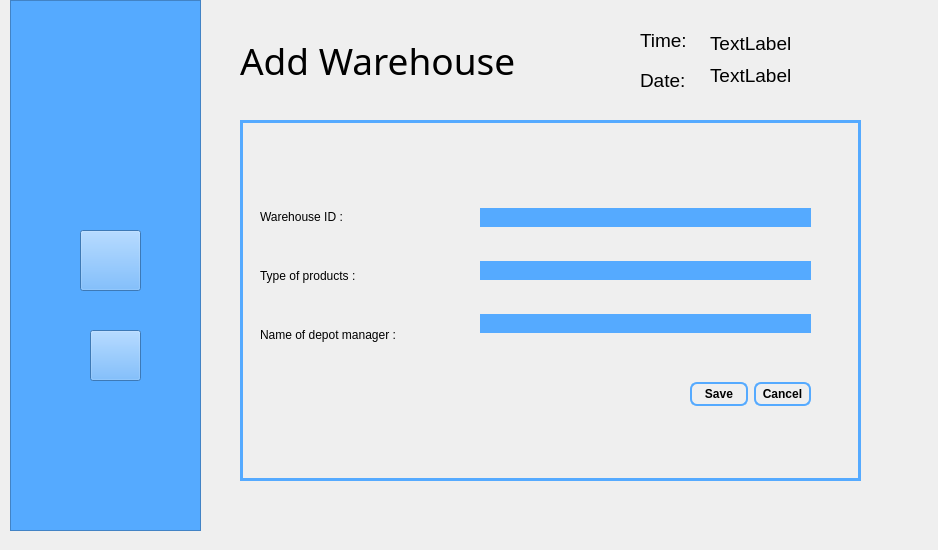
<?xml version="1.0" encoding="UTF-8"?>
<ui version="4.0">
 <class>warehouse</class>
 <widget class="QWidget" name="warehouse">
  <property name="geometry">
   <rect>
    <x>0</x>
    <y>0</y>
    <width>938</width>
    <height>550</height>
   </rect>
  </property>
  <property name="windowTitle">
   <string>Form</string>
  </property>
  <widget class="QStackedWidget" name="stackedWidget">
   <property name="geometry">
    <rect>
     <x>10</x>
     <y>0</y>
     <width>911</width>
     <height>531</height>
    </rect>
   </property>
   <property name="styleSheet">
    <string notr="true">QScrollBar::handle:vertical 
{
background-color:rgb(85,170,255);
border-top-left-radius:7px;
border-top-right-radius:7px;
subcontrol-position:top;
subcontrol-origin:margin;
}


QScrollBar::handle:horizental
{
background-color:rgb(255,152,207);
border-top-left-radius:7px;
border-top-right-radius:7px;
subcontrol-position:top;
subcontrol-origin:margin;
}




</string>
   </property>
   <property name="currentIndex">
    <number>4</number>
   </property>
   <widget class="QWidget" name="page">
    <widget class="QFrame" name="frame">
     <property name="geometry">
      <rect>
       <x>0</x>
       <y>0</y>
       <width>191</width>
       <height>531</height>
      </rect>
     </property>
     <property name="styleSheet">
      <string notr="true">#frame
{
background:rgb(85,170,255);
}</string>
     </property>
     <property name="frameShape">
      <enum>QFrame::StyledPanel</enum>
     </property>
     <property name="frameShadow">
      <enum>QFrame::Raised</enum>
     </property>
     <widget class="QLabel" name="labelLogo1">
      <property name="geometry">
       <rect>
        <x>10</x>
        <y>30</y>
        <width>171</width>
        <height>171</height>
       </rect>
      </property>
      <property name="styleSheet">
       <string notr="true">border-image:url(://img/floralloLogo.png);</string>
      </property>
      <property name="text">
       <string/>
      </property>
     </widget>
     <widget class="QPushButton" name="profile_1">
      <property name="geometry">
       <rect>
        <x>70</x>
        <y>230</y>
        <width>61</width>
        <height>61</height>
       </rect>
      </property>
      <property name="styleSheet">
       <string notr="true">#profile_1
{
   border-image:url(://img/profileIcon.png);
}

#profile_1:hover
{
  border-image:url(://img/profileIconHover.png);
}</string>
      </property>
      <property name="text">
       <string/>
      </property>
     </widget>
     <widget class="QPushButton" name="signOut_1">
      <property name="geometry">
       <rect>
        <x>80</x>
        <y>330</y>
        <width>51</width>
        <height>51</height>
       </rect>
      </property>
      <property name="styleSheet">
       <string notr="true">#signOut_1
{
   border-image:url(://img/signOut.png);
}

#signOut_1:hover
{
  border-image:url(://img/signOutHover.png);
}</string>
      </property>
      <property name="text">
       <string/>
      </property>
     </widget>
    </widget>
    <widget class="QFrame" name="frame_2">
     <property name="geometry">
      <rect>
       <x>210</x>
       <y>110</y>
       <width>601</width>
       <height>381</height>
      </rect>
     </property>
     <property name="styleSheet">
      <string notr="true">#frame_2
{
	border:4px solid rgb(85, 170, 255);
}</string>
     </property>
     <property name="frameShape">
      <enum>QFrame::StyledPanel</enum>
     </property>
     <property name="frameShadow">
      <enum>QFrame::Raised</enum>
     </property>
     <widget class="QPushButton" name="pushButton_AddNewWarehouse">
      <property name="geometry">
       <rect>
        <x>340</x>
        <y>50</y>
        <width>181</width>
        <height>23</height>
       </rect>
      </property>
      <property name="font">
       <font>
        <family>Arial</family>
        <pointsize>10</pointsize>
        <weight>75</weight>
        <bold>true</bold>
       </font>
      </property>
      <property name="styleSheet">
       <string notr="true">#pushButton_AddNewWarehouse
{
background-color: transparent;
border-width: 2px;
border-color: rgb(85,170,255);
border-style: solid;
border-radius: 10px;
padding: 3px;
padding-left: 5px;
padding-right: 5px;
}

#pushButton_AddNewWarehouse:hover
{
background: rgb(85,170,255);
}</string>
      </property>
      <property name="text">
       <string>Add New Warehouse</string>
      </property>
     </widget>
     <widget class="QListView" name="listView">
      <property name="geometry">
       <rect>
        <x>30</x>
        <y>20</y>
        <width>261</width>
        <height>331</height>
       </rect>
      </property>
     </widget>
     <widget class="QPushButton" name="LoadData">
      <property name="geometry">
       <rect>
        <x>390</x>
        <y>90</y>
        <width>91</width>
        <height>23</height>
       </rect>
      </property>
      <property name="font">
       <font>
        <family>Arial</family>
        <pointsize>10</pointsize>
        <weight>75</weight>
        <bold>true</bold>
       </font>
      </property>
      <property name="styleSheet">
       <string notr="true">#LoadData
{
background-color: transparent;
border-width: 2px;
border-color: rgb(85,170,255);
border-style: solid;
border-radius: 10px;
padding: 3px;
padding-left: 5px;
padding-right: 5px;
}

#LoadData:hover
{
background: rgb(85,170,255);
}</string>
      </property>
      <property name="text">
       <string>Load</string>
      </property>
     </widget>
    </widget>
    <widget class="QLabel" name="label_2">
     <property name="geometry">
      <rect>
       <x>210</x>
       <y>30</y>
       <width>361</width>
       <height>41</height>
      </rect>
     </property>
     <property name="font">
      <font>
       <family>Arial Rounded MT Bold</family>
       <pointsize>28</pointsize>
      </font>
     </property>
     <property name="text">
      <string>Warehouse List</string>
     </property>
    </widget>
    <widget class="QLabel" name="label_3">
     <property name="geometry">
      <rect>
       <x>610</x>
       <y>10</y>
       <width>61</width>
       <height>21</height>
      </rect>
     </property>
     <property name="font">
      <font>
       <pointsize>14</pointsize>
      </font>
     </property>
     <property name="text">
      <string>Time:</string>
     </property>
    </widget>
    <widget class="QLabel" name="label_4">
     <property name="geometry">
      <rect>
       <x>610</x>
       <y>50</y>
       <width>61</width>
       <height>21</height>
      </rect>
     </property>
     <property name="font">
      <font>
       <pointsize>14</pointsize>
      </font>
     </property>
     <property name="text">
      <string>Date:</string>
     </property>
    </widget>
    <widget class="QLabel" name="time">
     <property name="geometry">
      <rect>
       <x>680</x>
       <y>10</y>
       <width>151</width>
       <height>31</height>
      </rect>
     </property>
     <property name="font">
      <font>
       <pointsize>14</pointsize>
      </font>
     </property>
     <property name="text">
      <string>TextLabel</string>
     </property>
    </widget>
    <widget class="QLabel" name="date">
     <property name="geometry">
      <rect>
       <x>680</x>
       <y>50</y>
       <width>112</width>
       <height>31</height>
      </rect>
     </property>
     <property name="font">
      <font>
       <pointsize>14</pointsize>
      </font>
     </property>
     <property name="text">
      <string>TextLabel</string>
     </property>
    </widget>
   </widget>
   <widget class="QWidget" name="page_4">
    <widget class="QFrame" name="frame_7">
     <property name="geometry">
      <rect>
       <x>0</x>
       <y>0</y>
       <width>191</width>
       <height>531</height>
      </rect>
     </property>
     <property name="styleSheet">
      <string notr="true">background:rgb(85,170,255);</string>
     </property>
     <property name="frameShape">
      <enum>QFrame::StyledPanel</enum>
     </property>
     <property name="frameShadow">
      <enum>QFrame::Raised</enum>
     </property>
     <widget class="QLabel" name="labelLogo2">
      <property name="geometry">
       <rect>
        <x>10</x>
        <y>30</y>
        <width>171</width>
        <height>171</height>
       </rect>
      </property>
      <property name="styleSheet">
       <string notr="true">border-image:url(://img/floralloLogo.png);</string>
      </property>
      <property name="text">
       <string/>
      </property>
     </widget>
     <widget class="QPushButton" name="profile_2">
      <property name="geometry">
       <rect>
        <x>70</x>
        <y>230</y>
        <width>61</width>
        <height>61</height>
       </rect>
      </property>
      <property name="styleSheet">
       <string notr="true">#profile_2
{
   border-image:url(://img/profileIcon.png);
}

#profile_2:hover
{
  border-image:url(://img/profileIconHover.png);
}</string>
      </property>
      <property name="text">
       <string/>
      </property>
     </widget>
     <widget class="QPushButton" name="signOut_2">
      <property name="geometry">
       <rect>
        <x>80</x>
        <y>330</y>
        <width>51</width>
        <height>51</height>
       </rect>
      </property>
      <property name="styleSheet">
       <string notr="true">#signOut_2
{
   border-image:url(://img/signOut.png);
}

#signOut_2:hover
{
  border-image:url(://img/signOutHover.png);
}</string>
      </property>
      <property name="text">
       <string/>
      </property>
     </widget>
    </widget>
    <widget class="QLabel" name="label_11">
     <property name="geometry">
      <rect>
       <x>220</x>
       <y>120</y>
       <width>431</width>
       <height>61</height>
      </rect>
     </property>
     <property name="font">
      <font>
       <family>Arial Rounded MT Bold</family>
       <pointsize>28</pointsize>
      </font>
     </property>
     <property name="text">
      <string>View Warehouse :</string>
     </property>
    </widget>
    <widget class="QLabel" name="label_12">
     <property name="geometry">
      <rect>
       <x>520</x>
       <y>20</y>
       <width>61</width>
       <height>21</height>
      </rect>
     </property>
     <property name="font">
      <font>
       <pointsize>14</pointsize>
      </font>
     </property>
     <property name="text">
      <string>Time:</string>
     </property>
    </widget>
    <widget class="QLabel" name="label_13">
     <property name="geometry">
      <rect>
       <x>520</x>
       <y>50</y>
       <width>61</width>
       <height>21</height>
      </rect>
     </property>
     <property name="font">
      <font>
       <pointsize>14</pointsize>
      </font>
     </property>
     <property name="text">
      <string>Date:</string>
     </property>
    </widget>
    <widget class="QPushButton" name="pushButton_Return">
     <property name="geometry">
      <rect>
       <x>750</x>
       <y>450</y>
       <width>75</width>
       <height>23</height>
      </rect>
     </property>
     <property name="font">
      <font>
       <family>Arial</family>
       <pointsize>10</pointsize>
       <weight>75</weight>
       <bold>true</bold>
      </font>
     </property>
     <property name="styleSheet">
      <string notr="true">#pushButton_Return
{
background-color: transparent;
border-width: 2px;
border-color: rgb(85,170,255);
border-style: solid;
border-radius: 7;
padding: 3px;
padding-left: 5px;
padding-right: 5px;
}

#pushButton_Return:hover
{
background:rgb(85,170,255);
}</string>
     </property>
     <property name="text">
      <string>return</string>
     </property>
    </widget>
    <widget class="QLabel" name="time2">
     <property name="geometry">
      <rect>
       <x>610</x>
       <y>20</y>
       <width>151</width>
       <height>31</height>
      </rect>
     </property>
     <property name="font">
      <font>
       <pointsize>14</pointsize>
      </font>
     </property>
     <property name="text">
      <string>TextLabel</string>
     </property>
    </widget>
    <widget class="QLabel" name="date2">
     <property name="geometry">
      <rect>
       <x>610</x>
       <y>50</y>
       <width>112</width>
       <height>31</height>
      </rect>
     </property>
     <property name="font">
      <font>
       <pointsize>14</pointsize>
      </font>
     </property>
     <property name="text">
      <string>TextLabel</string>
     </property>
    </widget>
    <widget class="QTableView" name="tableView">
     <property name="geometry">
      <rect>
       <x>220</x>
       <y>200</y>
       <width>581</width>
       <height>141</height>
      </rect>
     </property>
     <property name="styleSheet">
      <string notr="true">border-image: url(:/img/Webp.net-resizeimage.jpg);
border-color: rgb(0, 170, 255);
font: 9pt &quot;Imprint MT Shadow&quot;;</string>
     </property>
    </widget>
   </widget>
   <widget class="QWidget" name="page_5"/>
   <widget class="QWidget" name="page_3">
    <widget class="QFrame" name="frame_5">
     <property name="geometry">
      <rect>
       <x>0</x>
       <y>0</y>
       <width>191</width>
       <height>531</height>
      </rect>
     </property>
     <property name="styleSheet">
      <string notr="true">background:rgb(85,170,255);</string>
     </property>
     <property name="frameShape">
      <enum>QFrame::StyledPanel</enum>
     </property>
     <property name="frameShadow">
      <enum>QFrame::Raised</enum>
     </property>
     <widget class="QLabel" name="labelLogo4">
      <property name="geometry">
       <rect>
        <x>10</x>
        <y>30</y>
        <width>171</width>
        <height>171</height>
       </rect>
      </property>
      <property name="styleSheet">
       <string notr="true">border-image:url(://img/floralloLogo.png);</string>
      </property>
      <property name="text">
       <string/>
      </property>
     </widget>
     <widget class="QPushButton" name="profile_4">
      <property name="geometry">
       <rect>
        <x>70</x>
        <y>230</y>
        <width>61</width>
        <height>61</height>
       </rect>
      </property>
      <property name="styleSheet">
       <string notr="true">#profile_4
{
   border-image:url(://img/profileIcon.png);
}

#profile_4:hover
{
  border-image:url(://img/profileIconHover.png);
}</string>
      </property>
      <property name="text">
       <string/>
      </property>
     </widget>
     <widget class="QPushButton" name="signOut_4">
      <property name="geometry">
       <rect>
        <x>80</x>
        <y>330</y>
        <width>51</width>
        <height>51</height>
       </rect>
      </property>
      <property name="styleSheet">
       <string notr="true">#signOut_4
{
   border-image:url(://img/signOut.png);
}

#signOut_4:hover
{
  border-image:url(://img/signOutHover.png);
}</string>
      </property>
      <property name="text">
       <string/>
      </property>
     </widget>
    </widget>
    <widget class="QFrame" name="frame_6">
     <property name="geometry">
      <rect>
       <x>240</x>
       <y>130</y>
       <width>591</width>
       <height>331</height>
      </rect>
     </property>
     <property name="styleSheet">
      <string notr="true">#frame_6
{
	border:3px solid rgb(85, 170, 255);
}</string>
     </property>
     <property name="frameShape">
      <enum>QFrame::StyledPanel</enum>
     </property>
     <property name="frameShadow">
      <enum>QFrame::Raised</enum>
     </property>
     <widget class="QWidget" name="layoutWidget">
      <property name="geometry">
       <rect>
        <x>30</x>
        <y>50</y>
        <width>141</width>
        <height>171</height>
       </rect>
      </property>
      <layout class="QVBoxLayout" name="verticalLayout_3">
       <item>
        <widget class="QLabel" name="label_23">
         <property name="text">
          <string>Warehouse ID</string>
         </property>
        </widget>
       </item>
       <item>
        <widget class="QLabel" name="label_21">
         <property name="text">
          <string>type of products</string>
         </property>
        </widget>
       </item>
       <item>
        <widget class="QLabel" name="label_22">
         <property name="text">
          <string>name of depot manager</string>
         </property>
        </widget>
       </item>
      </layout>
     </widget>
     <widget class="QWidget" name="layoutWidget">
      <property name="geometry">
       <rect>
        <x>200</x>
        <y>30</y>
        <width>321</width>
        <height>211</height>
       </rect>
      </property>
      <layout class="QVBoxLayout" name="verticalLayout_4">
       <item>
        <widget class="QLineEdit" name="lineEdit_IDWarehouseInput_2">
         <property name="font">
          <font>
           <pointsize>10</pointsize>
          </font>
         </property>
         <property name="styleSheet">
          <string notr="true">padding: 1px;
background: rgb(85,170,255);
border-radius: 10px;</string>
         </property>
        </widget>
       </item>
       <item>
        <widget class="QLineEdit" name="lineEdit_TypeOfProductInput_2">
         <property name="font">
          <font>
           <pointsize>10</pointsize>
          </font>
         </property>
         <property name="styleSheet">
          <string notr="true">padding: 1px;
background: rgb(85,170,255);
border-radius: 10px;</string>
         </property>
        </widget>
       </item>
       <item>
        <widget class="QLineEdit" name="lineEdit_NameWarehouseManagerInput_2">
         <property name="font">
          <font>
           <pointsize>10</pointsize>
          </font>
         </property>
         <property name="styleSheet">
          <string notr="true">padding: 1px;
background: rgb(85,170,255);
border-radius: 10px;</string>
         </property>
        </widget>
       </item>
      </layout>
     </widget>
     <widget class="QWidget" name="layoutWidget">
      <property name="geometry">
       <rect>
        <x>400</x>
        <y>250</y>
        <width>121</width>
        <height>29</height>
       </rect>
      </property>
      <layout class="QHBoxLayout" name="horizontalLayout_2">
       <item>
        <widget class="QPushButton" name="pushButton_SaveEditWarehouse">
         <property name="font">
          <font>
           <family>Arial</family>
           <pointsize>9</pointsize>
           <weight>75</weight>
           <bold>true</bold>
          </font>
         </property>
         <property name="styleSheet">
          <string notr="true">#pushButton_SaveEditWarehouse
{
background-color: transparent;
border-width: 2px;
border-color: rgb(85,170,255);
border-style: solid;
border-radius: 7;
padding: 3px;
padding-left: 5px;
padding-right: 5px;
}

#pushButton_SaveEditWarehouse:hover
{
background:rgb(85,170,255);
}</string>
         </property>
         <property name="text">
          <string>Save</string>
         </property>
        </widget>
       </item>
       <item>
        <widget class="QPushButton" name="pushButton_CancelEditWarehouse">
         <property name="font">
          <font>
           <family>Arial</family>
           <pointsize>9</pointsize>
           <weight>75</weight>
           <bold>true</bold>
          </font>
         </property>
         <property name="styleSheet">
          <string notr="true">#pushButton_CancelEditWarehouse
{
background-color: transparent;
border-width: 2px;
border-color: rgb(85,170,255);
border-style: solid;
border-radius: 7;
padding: 3px;
padding-left: 5px;
padding-right: 5px;
}

#pushButton_CancelEditWarehouse:hover
{
background:rgb(85,170,255);
}</string>
         </property>
         <property name="text">
          <string>Cancel</string>
         </property>
        </widget>
       </item>
      </layout>
     </widget>
    </widget>
    <widget class="QLabel" name="label_8">
     <property name="geometry">
      <rect>
       <x>230</x>
       <y>30</y>
       <width>391</width>
       <height>51</height>
      </rect>
     </property>
     <property name="font">
      <font>
       <family>Arial Rounded MT Bold</family>
       <pointsize>28</pointsize>
      </font>
     </property>
     <property name="text">
      <string>Edit Warehouse</string>
     </property>
    </widget>
    <widget class="QLabel" name="label_9">
     <property name="geometry">
      <rect>
       <x>620</x>
       <y>30</y>
       <width>61</width>
       <height>21</height>
      </rect>
     </property>
     <property name="font">
      <font>
       <pointsize>14</pointsize>
      </font>
     </property>
     <property name="text">
      <string>Time:</string>
     </property>
    </widget>
    <widget class="QLabel" name="label_10">
     <property name="geometry">
      <rect>
       <x>620</x>
       <y>60</y>
       <width>61</width>
       <height>21</height>
      </rect>
     </property>
     <property name="font">
      <font>
       <pointsize>14</pointsize>
      </font>
     </property>
     <property name="text">
      <string>Date:</string>
     </property>
    </widget>
    <widget class="QLabel" name="time3">
     <property name="geometry">
      <rect>
       <x>700</x>
       <y>20</y>
       <width>151</width>
       <height>31</height>
      </rect>
     </property>
     <property name="font">
      <font>
       <pointsize>14</pointsize>
      </font>
     </property>
     <property name="text">
      <string>TextLabel</string>
     </property>
    </widget>
    <widget class="QLabel" name="date3">
     <property name="geometry">
      <rect>
       <x>700</x>
       <y>50</y>
       <width>112</width>
       <height>31</height>
      </rect>
     </property>
     <property name="font">
      <font>
       <pointsize>14</pointsize>
      </font>
     </property>
     <property name="text">
      <string>TextLabel</string>
     </property>
    </widget>
   </widget>
   <widget class="QWidget" name="page_2">
    <widget class="QFrame" name="frame_3">
     <property name="geometry">
      <rect>
       <x>0</x>
       <y>0</y>
       <width>191</width>
       <height>531</height>
      </rect>
     </property>
     <property name="styleSheet">
      <string notr="true">background:rgb(85,170,255);</string>
     </property>
     <property name="frameShape">
      <enum>QFrame::StyledPanel</enum>
     </property>
     <property name="frameShadow">
      <enum>QFrame::Raised</enum>
     </property>
     <widget class="QLabel" name="labelLogo5">
      <property name="geometry">
       <rect>
        <x>10</x>
        <y>30</y>
        <width>171</width>
        <height>171</height>
       </rect>
      </property>
      <property name="styleSheet">
       <string notr="true">border-image:url(://img/floralloLogo.png);</string>
      </property>
      <property name="text">
       <string/>
      </property>
     </widget>
     <widget class="QPushButton" name="profile_5">
      <property name="geometry">
       <rect>
        <x>70</x>
        <y>230</y>
        <width>61</width>
        <height>61</height>
       </rect>
      </property>
      <property name="styleSheet">
       <string notr="true">#profile_5
{
   border-image:url(://img/profileIcon.png);
}

#profile_5:hover
{
  border-image:url(://img/profileIconHover.png);
}</string>
      </property>
      <property name="text">
       <string/>
      </property>
     </widget>
     <widget class="QPushButton" name="signOut_5">
      <property name="geometry">
       <rect>
        <x>80</x>
        <y>330</y>
        <width>51</width>
        <height>51</height>
       </rect>
      </property>
      <property name="styleSheet">
       <string notr="true">#signOut_5
{
   border-image:url(://img/signOut.png);
}

#signOut_5:hover
{
  border-image:url(://img/signOutHover.png);
}</string>
      </property>
      <property name="text">
       <string/>
      </property>
     </widget>
    </widget>
    <widget class="QFrame" name="frame_4">
     <property name="geometry">
      <rect>
       <x>230</x>
       <y>120</y>
       <width>621</width>
       <height>361</height>
      </rect>
     </property>
     <property name="styleSheet">
      <string notr="true">#frame_4
{
	border:3px solid rgb(85, 170, 255);
}</string>
     </property>
     <property name="frameShape">
      <enum>QFrame::StyledPanel</enum>
     </property>
     <property name="frameShadow">
      <enum>QFrame::Raised</enum>
     </property>
     <widget class="QWidget" name="layoutWidget">
      <property name="geometry">
       <rect>
        <x>20</x>
        <y>70</y>
        <width>191</width>
        <height>171</height>
       </rect>
      </property>
      <layout class="QVBoxLayout" name="verticalLayout">
       <item>
        <widget class="QLabel" name="label">
         <property name="text">
          <string>Warehouse ID :</string>
         </property>
        </widget>
       </item>
       <item>
        <widget class="QLabel" name="label_19">
         <property name="styleSheet">
          <string notr="true"/>
         </property>
         <property name="text">
          <string>Type of products :</string>
         </property>
        </widget>
       </item>
       <item>
        <widget class="QLabel" name="label_20">
         <property name="text">
          <string>Name of depot manager :</string>
         </property>
        </widget>
       </item>
      </layout>
     </widget>
     <widget class="QWidget" name="layoutWidget">
      <property name="geometry">
       <rect>
        <x>240</x>
        <y>60</y>
        <width>331</width>
        <height>181</height>
       </rect>
      </property>
      <layout class="QVBoxLayout" name="verticalLayout_2">
       <item>
        <widget class="QLineEdit" name="lineEdit_IDWarehouseInput">
         <property name="font">
          <font>
           <pointsize>10</pointsize>
          </font>
         </property>
         <property name="styleSheet">
          <string notr="true">padding: 1px;
background: rgb(85,170,255);
border-radius: 10px;
</string>
         </property>
        </widget>
       </item>
       <item>
        <widget class="QLineEdit" name="lineEdit_TypeOfProductInput">
         <property name="font">
          <font>
           <pointsize>10</pointsize>
          </font>
         </property>
         <property name="styleSheet">
          <string notr="true">padding: 1px;
background: rgb(85,170,255);
border-radius: 10px;</string>
         </property>
        </widget>
       </item>
       <item>
        <widget class="QLineEdit" name="lineEdit_NameWarehouseManagerInput">
         <property name="font">
          <font>
           <pointsize>10</pointsize>
          </font>
         </property>
         <property name="styleSheet">
          <string notr="true">padding: 1px;
background: rgb(85,170,255);
border-radius: 10px;</string>
         </property>
        </widget>
       </item>
      </layout>
     </widget>
     <widget class="QWidget" name="layoutWidget">
      <property name="geometry">
       <rect>
        <x>450</x>
        <y>260</y>
        <width>121</width>
        <height>29</height>
       </rect>
      </property>
      <layout class="QHBoxLayout" name="horizontalLayout">
       <item>
        <widget class="QPushButton" name="pushButton_SaveAddWarehouse">
         <property name="font">
          <font>
           <family>Arial</family>
           <pointsize>9</pointsize>
           <weight>75</weight>
           <bold>true</bold>
          </font>
         </property>
         <property name="styleSheet">
          <string notr="true">#pushButton_SaveAddWarehouse
{
background-color: transparent;
border-width: 2px;
border-color: rgb(85,170,255);
border-style: solid;
border-radius: 7;
padding: 3px;
padding-left: 5px;
padding-right: 5px;
}

#pushButton_SaveAddWarehouse:hover
{
background:rgb(85,170,255);
}</string>
         </property>
         <property name="text">
          <string>Save</string>
         </property>
        </widget>
       </item>
       <item>
        <widget class="QPushButton" name="pushButton_CancelAddWarehouse">
         <property name="font">
          <font>
           <family>Arial</family>
           <pointsize>9</pointsize>
           <weight>75</weight>
           <bold>true</bold>
          </font>
         </property>
         <property name="styleSheet">
          <string notr="true">#pushButton_CancelAddWarehouse
{
background-color: transparent;
border-width: 2px;
border-color: rgb(85,170,255);
border-style: solid;
border-radius: 7;
padding: 3px;
padding-left: 5px;
padding-right: 5px;
}

#pushButton_CancelAddWarehouse:hover
{
background:rgb(85,170,255);
}</string>
         </property>
         <property name="text">
          <string>Cancel</string>
         </property>
        </widget>
       </item>
      </layout>
     </widget>
    </widget>
    <widget class="QLabel" name="label_5">
     <property name="geometry">
      <rect>
       <x>230</x>
       <y>30</y>
       <width>361</width>
       <height>61</height>
      </rect>
     </property>
     <property name="font">
      <font>
       <family>Arial Rounded MT Bold</family>
       <pointsize>28</pointsize>
      </font>
     </property>
     <property name="text">
      <string>Add Warehouse</string>
     </property>
    </widget>
    <widget class="QLabel" name="label_6">
     <property name="geometry">
      <rect>
       <x>630</x>
       <y>30</y>
       <width>71</width>
       <height>20</height>
      </rect>
     </property>
     <property name="font">
      <font>
       <pointsize>14</pointsize>
      </font>
     </property>
     <property name="text">
      <string>Time:</string>
     </property>
    </widget>
    <widget class="QLabel" name="label_7">
     <property name="geometry">
      <rect>
       <x>630</x>
       <y>70</y>
       <width>61</width>
       <height>21</height>
      </rect>
     </property>
     <property name="font">
      <font>
       <pointsize>14</pointsize>
      </font>
     </property>
     <property name="text">
      <string>Date:</string>
     </property>
    </widget>
    <widget class="QLabel" name="time4">
     <property name="geometry">
      <rect>
       <x>700</x>
       <y>20</y>
       <width>151</width>
       <height>46</height>
      </rect>
     </property>
     <property name="font">
      <font>
       <pointsize>14</pointsize>
      </font>
     </property>
     <property name="text">
      <string>TextLabel</string>
     </property>
    </widget>
    <widget class="QLabel" name="date4">
     <property name="geometry">
      <rect>
       <x>700</x>
       <y>60</y>
       <width>112</width>
       <height>31</height>
      </rect>
     </property>
     <property name="font">
      <font>
       <pointsize>14</pointsize>
      </font>
     </property>
     <property name="text">
      <string>TextLabel</string>
     </property>
    </widget>
   </widget>
  </widget>
 </widget>
 <resources/>
 <connections/>
</ui>
